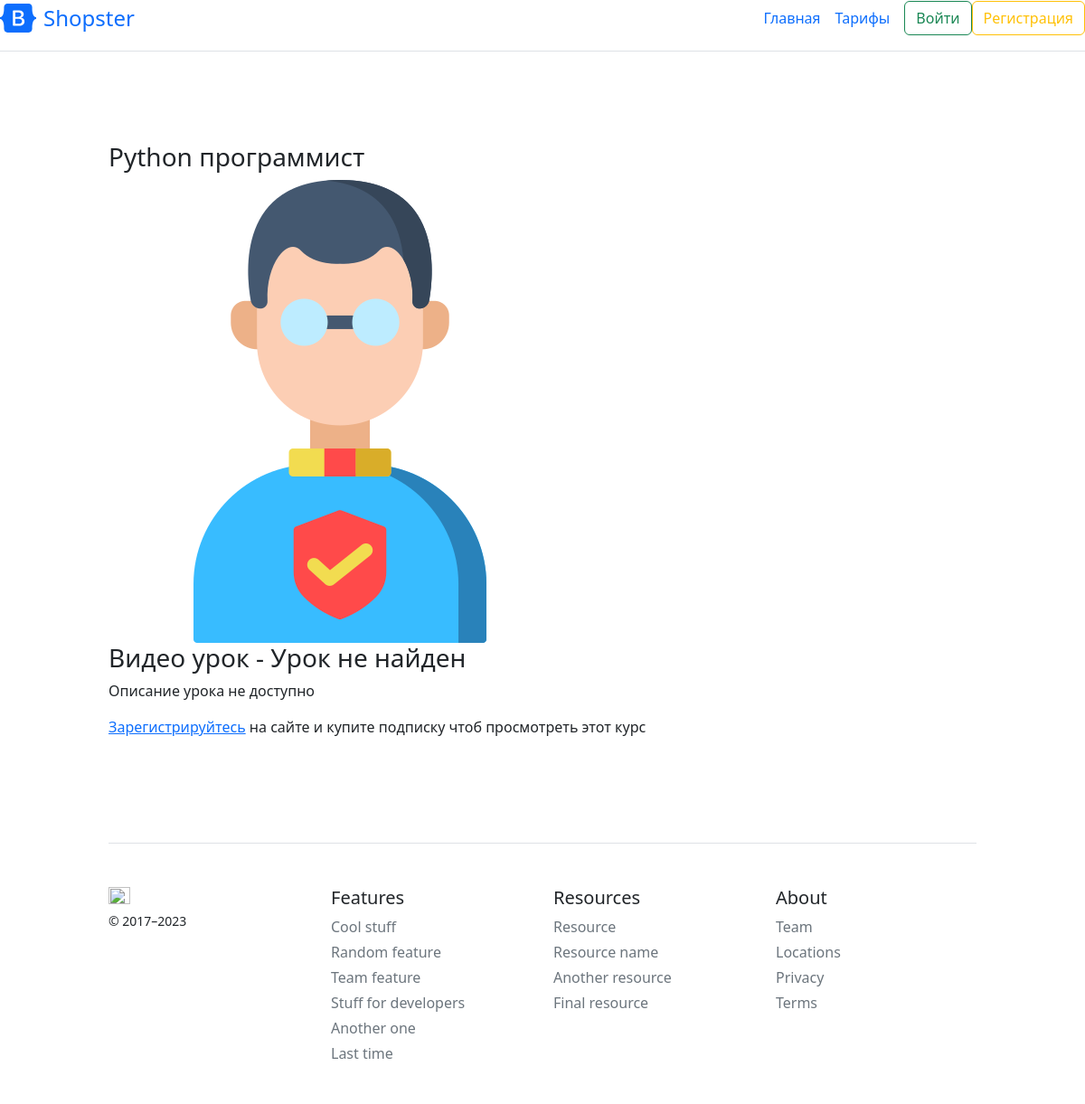
The page /course/python/python on the database its author committed.
### courses/models.py (models this page shows, shortened)
class Course(models.Model):
    slug = models.SlugField(
        default='default-slug')  # полное название url к определенному курсу- поле отвечает только за url
    title = models.CharField(max_length=120)
    description = models.TextField()  # без ограничения на длину текса для описания курса
    img = models.ImageField(default='default.png', upload_to='course_images')
    free = models.BooleanField(default=True) #платность курса выставляет галочку

### courses/views.py (the view)
# urls.py: path('course/<slug>/<lesson_slug>', views.LessonDetailPage.as_view(), name='lesson-detail')
class LessonDetailPage(DetailView):
    model = Course
    template_name = 'courses/lessons-detail.html'
    def get_context_data(self, *, object_list=None, **kwargs):  # для передачи данных в сам шаблон
        ctx = super(LessonDetailPage, self).get_context_data(**kwargs)  # обращеие к ListView
        course = Course.objects.filter(slug=self.kwargs['slug']).first()
        lesson = list(Lesson.objects.filter(course=course).filter(slug=self.kwargs['lesson_slug']).values())
        if lesson:
            ctx['title'] = lesson[0]['title']
            ctx['desc'] = lesson[0]['description']
            ctx['video'] = lesson[0]['video_url'].split("=")[1]
        else:
            ctx['title'] = "Урок не найден"
            ctx['desc'] = "Описание урока не доступно"
            ctx['video'] = ""
        return ctx

### courses/templates/courses/lessons-detail.html
{% extends 'courses/main-layout.html' %}
{% block main_section %}
<div class="main-block">
    <div class="one-course">
        <h3>{{ object.title }}</h3>
        {% if object.img %}
        <img src="{{ object.img.url }}" alt="{{ object.title }}">
        {% else %}
        <img src="/pictures/default.png" alt="{{ object.title }}">
        {% endif %}
    </div>
    <div class="aside-course">
        <h3>Видео урок - {{ title }}</h3>
        <p>{{ desc }}</p>
        {% if object.free %}
        <iframe width="560" height="315" src="https://www.youtube.com/embed/{{ video }}"
                allow="accelerometer; autoplay; clipboard-write; encrypted-media; gyroscope; picture-in-picture; web-share"
                allowfullscreen></iframe>
        {% elif not user.is_authenticated %}
        <p><a href="{% url 'reg' %}">Зарегистрируйтесь</a> на сайте и купите подписку чтоб просмотреть этот курс</p>
        {% elif user.profile.account_type == "Бесплатный пакет" %}
        <p>Необходимо купить<a href="{% url 'tarrifs' %}">подписку</a> на сайте чтоб просмотреть этот курс</p>
        {% else %}
        <iframe width="560" height="315" src="https://www.youtube.com/embed/{{ video }}"
                allow="accelerometer; autoplay; clipboard-write; encrypted-media; gyroscope; picture-in-picture; web-share"
                allowfullscreen></iframe>
        {% endif %}
    </div>
</div>
{% endblock %}

### courses/static/courses/main.css (style rules this page uses)
body { background: #fafafa; }
.courses, .main-block { display: flex; justify-content: space-between; flex-wrap: wrap; align-items: center; width: 80%; margin: 100px 10%; }
.main-block { justify-content: flex-start; align-items: flex-start; }
.one-course { margin-right: 100px; }

### rows shown on the page
Course: title "Python программист", img (picture)

### other values the page prints
{{ title }} "Урок не найден"
{{ desc }} "Описание урока не доступно"
